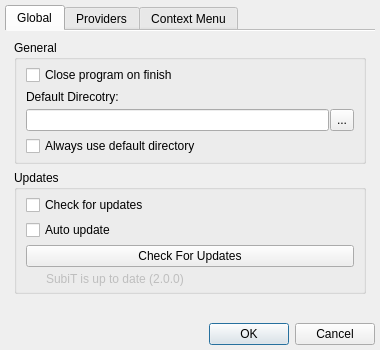
<?xml version="1.0" encoding="UTF-8"?>
<ui version="4.0">
 <class>SettingsQDialog</class>
 <widget class="QDialog" name="SettingsQDialog">
  <property name="windowModality">
   <enum>Qt::NonModal</enum>
  </property>
  <property name="enabled">
   <bool>true</bool>
  </property>
  <property name="geometry">
   <rect>
    <x>0</x>
    <y>0</y>
    <width>380</width>
    <height>350</height>
   </rect>
  </property>
  <property name="sizePolicy">
   <sizepolicy hsizetype="Ignored" vsizetype="Ignored">
    <horstretch>0</horstretch>
    <verstretch>0</verstretch>
   </sizepolicy>
  </property>
  <property name="minimumSize">
   <size>
    <width>380</width>
    <height>350</height>
   </size>
  </property>
  <property name="maximumSize">
   <size>
    <width>380</width>
    <height>350</height>
   </size>
  </property>
  <property name="sizeIncrement">
   <size>
    <width>1</width>
    <height>1</height>
   </size>
  </property>
  <property name="baseSize">
   <size>
    <width>380</width>
    <height>380</height>
   </size>
  </property>
  <property name="windowTitle">
   <string>Settings</string>
  </property>
  <property name="windowIcon">
   <iconset resource="images.qrc">
    <normaloff>:/Global/icon-icon.png</normaloff>:/Global/icon-icon.png</iconset>
  </property>
  <property name="layoutDirection">
   <enum>Qt::LeftToRight</enum>
  </property>
  <property name="sizeGripEnabled">
   <bool>false</bool>
  </property>
  <layout class="QGridLayout" name="gridLayout_6">
   <property name="sizeConstraint">
    <enum>QLayout::SetDefaultConstraint</enum>
   </property>
   <property name="margin">
    <number>5</number>
   </property>
   <item row="0" column="0">
    <widget class="QTabWidget" name="settingsTabWidget">
     <property name="maximumSize">
      <size>
       <width>16777213</width>
       <height>16777215</height>
      </size>
     </property>
     <property name="layoutDirection">
      <enum>Qt::LeftToRight</enum>
     </property>
     <property name="tabPosition">
      <enum>QTabWidget::North</enum>
     </property>
     <property name="tabShape">
      <enum>QTabWidget::Rounded</enum>
     </property>
     <property name="currentIndex">
      <number>0</number>
     </property>
     <property name="iconSize">
      <size>
       <width>24</width>
       <height>24</height>
      </size>
     </property>
     <property name="elideMode">
      <enum>Qt::ElideNone</enum>
     </property>
     <property name="usesScrollButtons">
      <bool>false</bool>
     </property>
     <property name="documentMode">
      <bool>true</bool>
     </property>
     <property name="tabsClosable">
      <bool>false</bool>
     </property>
     <property name="movable">
      <bool>false</bool>
     </property>
     <widget class="QWidget" name="globalTab">
      <attribute name="icon">
       <iconset resource="images.qrc">
        <normaloff>:/Settings/icon-settings-global.png</normaloff>:/Settings/icon-settings-global.png</iconset>
      </attribute>
      <attribute name="title">
       <string>Global</string>
      </attribute>
      <layout class="QVBoxLayout" name="verticalLayout_4">
       <item>
        <widget class="QGroupBox" name="generalGroupBox">
         <property name="title">
          <string>General</string>
         </property>
         <property name="flat">
          <bool>false</bool>
         </property>
         <layout class="QVBoxLayout" name="verticalLayout">
          <property name="spacing">
           <number>5</number>
          </property>
          <property name="topMargin">
           <number>5</number>
          </property>
          <property name="bottomMargin">
           <number>5</number>
          </property>
          <item>
           <widget class="QCheckBox" name="closeOnFinishCheckBox">
            <property name="text">
             <string>Close program on finish</string>
            </property>
           </widget>
          </item>
          <item>
           <widget class="QLabel" name="defaultDirectoryLabel">
            <property name="text">
             <string>Default Direcotry:</string>
            </property>
           </widget>
          </item>
          <item>
           <layout class="QHBoxLayout" name="defaultDirectoryLayout" stretch="100,1">
            <property name="spacing">
             <number>1</number>
            </property>
            <item>
             <widget class="QLineEdit" name="defaultDirectoryLineEdit">
              <property name="sizePolicy">
               <sizepolicy hsizetype="Preferred" vsizetype="Preferred">
                <horstretch>0</horstretch>
                <verstretch>0</verstretch>
               </sizepolicy>
              </property>
             </widget>
            </item>
            <item>
             <widget class="QToolButton" name="defaultDirectoryBrowseButton">
              <property name="sizePolicy">
               <sizepolicy hsizetype="Preferred" vsizetype="Preferred">
                <horstretch>0</horstretch>
                <verstretch>0</verstretch>
               </sizepolicy>
              </property>
              <property name="text">
               <string>...</string>
              </property>
             </widget>
            </item>
           </layout>
          </item>
          <item>
           <widget class="QCheckBox" name="alwaysUseDefaultDirCheckBox">
            <property name="text">
             <string>Always use default directory</string>
            </property>
           </widget>
          </item>
         </layout>
        </widget>
       </item>
       <item>
        <widget class="QGroupBox" name="updatesGroupBox">
         <property name="title">
          <string>Updates</string>
         </property>
         <property name="flat">
          <bool>false</bool>
         </property>
         <layout class="QVBoxLayout" name="verticalLayout_2">
          <property name="spacing">
           <number>5</number>
          </property>
          <property name="topMargin">
           <number>5</number>
          </property>
          <property name="bottomMargin">
           <number>5</number>
          </property>
          <item>
           <widget class="QCheckBox" name="checkForUpdatesCheckBox">
            <property name="text">
             <string>Check for updates</string>
            </property>
           </widget>
          </item>
          <item>
           <widget class="QCheckBox" name="autoUpdateCheckBox">
            <property name="text">
             <string>Auto update</string>
            </property>
           </widget>
          </item>
          <item>
           <widget class="QPushButton" name="checkForUpdatesButton">
            <property name="text">
             <string>Check For Updates</string>
            </property>
            <property name="autoDefault">
             <bool>false</bool>
            </property>
           </widget>
          </item>
          <item>
           <layout class="QHBoxLayout" name="versionStatusLayout" stretch="1,20">
            <item>
             <widget class="QLabel" name="versionStatusIconLabel">
              <property name="pixmap">
               <pixmap resource="images.qrc">:/Update/icon-update-latest.png</pixmap>
              </property>
             </widget>
            </item>
            <item>
             <widget class="QLabel" name="versionStatusTextLabel">
              <property name="enabled">
               <bool>false</bool>
              </property>
              <property name="minimumSize">
               <size>
                <width>0</width>
                <height>0</height>
               </size>
              </property>
              <property name="maximumSize">
               <size>
                <width>16777215</width>
                <height>16777215</height>
               </size>
              </property>
              <property name="text">
               <string>SubiT is up to date (2.0.0)</string>
              </property>
              <property name="textFormat">
               <enum>Qt::PlainText</enum>
              </property>
              <property name="scaledContents">
               <bool>true</bool>
              </property>
              <property name="wordWrap">
               <bool>false</bool>
              </property>
             </widget>
            </item>
           </layout>
          </item>
         </layout>
        </widget>
       </item>
       <item>
        <spacer name="verticalSpacer">
         <property name="orientation">
          <enum>Qt::Vertical</enum>
         </property>
         <property name="sizeHint" stdset="0">
          <size>
           <width>20</width>
           <height>40</height>
          </size>
         </property>
        </spacer>
       </item>
      </layout>
     </widget>
     <widget class="QWidget" name="providersTab">
      <attribute name="icon">
       <iconset resource="images.qrc">
        <normaloff>:/Settings/icon-settings-providers.png</normaloff>:/Settings/icon-settings-providers.png</iconset>
      </attribute>
      <attribute name="title">
       <string>Providers</string>
      </attribute>
      <layout class="QVBoxLayout" name="verticalLayout_5">
       <item>
        <widget class="QGroupBox" name="providersGroupBpx">
         <property name="title">
          <string/>
         </property>
         <property name="flat">
          <bool>false</bool>
         </property>
         <layout class="QVBoxLayout" name="verticalLayout_3">
          <item>
           <layout class="QVBoxLayout" name="verticalLayout_7">
            <item>
             <widget class="QLabel" name="label">
              <property name="text">
               <string>Langauge Order:</string>
              </property>
              <property name="alignment">
               <set>Qt::AlignLeading|Qt::AlignLeft|Qt::AlignTop</set>
              </property>
             </widget>
            </item>
            <item>
             <layout class="QHBoxLayout" name="horizontalLayout_3">
              <item>
               <widget class="QListWidget" name="advancedLanguageListWidget">
                <property name="verticalScrollBarPolicy">
                 <enum>Qt::ScrollBarAlwaysOn</enum>
                </property>
               </widget>
              </item>
              <item>
               <layout class="QVBoxLayout" name="verticalLayout_12" stretch="0,0">
                <property name="spacing">
                 <number>0</number>
                </property>
                <property name="sizeConstraint">
                 <enum>QLayout::SetNoConstraint</enum>
                </property>
                <property name="margin">
                 <number>0</number>
                </property>
                <item>
                 <widget class="QToolButton" name="languageUpToolButton">
                  <property name="minimumSize">
                   <size>
                    <width>50</width>
                    <height>0</height>
                   </size>
                  </property>
                  <property name="maximumSize">
                   <size>
                    <width>50</width>
                    <height>16777215</height>
                   </size>
                  </property>
                  <property name="text">
                   <string>...</string>
                  </property>
                  <property name="icon">
                   <iconset resource="images.qrc">
                    <normaloff>:/Settings/icon-settings-uparrow.png</normaloff>:/Settings/icon-settings-uparrow.png</iconset>
                  </property>
                  <property name="arrowType">
                   <enum>Qt::NoArrow</enum>
                  </property>
                 </widget>
                </item>
                <item>
                 <widget class="QToolButton" name="languageDownToolButton">
                  <property name="minimumSize">
                   <size>
                    <width>50</width>
                    <height>0</height>
                   </size>
                  </property>
                  <property name="maximumSize">
                   <size>
                    <width>50</width>
                    <height>16777215</height>
                   </size>
                  </property>
                  <property name="text">
                   <string>...</string>
                  </property>
                  <property name="icon">
                   <iconset resource="images.qrc">
                    <normaloff>:/Settings/icon-settings-downarrow.png</normaloff>:/Settings/icon-settings-downarrow.png</iconset>
                  </property>
                  <property name="arrowType">
                   <enum>Qt::NoArrow</enum>
                  </property>
                 </widget>
                </item>
               </layout>
              </item>
             </layout>
            </item>
           </layout>
          </item>
          <item>
           <layout class="QVBoxLayout" name="verticalLayout_11">
            <item>
             <widget class="QLabel" name="label_2">
              <property name="text">
               <string>Providers Order:</string>
              </property>
              <property name="alignment">
               <set>Qt::AlignLeading|Qt::AlignLeft|Qt::AlignTop</set>
              </property>
             </widget>
            </item>
            <item>
             <layout class="QHBoxLayout" name="horizontalLayout_2">
              <item>
               <widget class="QListWidget" name="advancedProvidersListWidget">
                <property name="verticalScrollBarPolicy">
                 <enum>Qt::ScrollBarAlwaysOn</enum>
                </property>
               </widget>
              </item>
              <item>
               <layout class="QVBoxLayout" name="verticalLayout_6">
                <property name="spacing">
                 <number>0</number>
                </property>
                <property name="sizeConstraint">
                 <enum>QLayout::SetNoConstraint</enum>
                </property>
                <property name="margin">
                 <number>0</number>
                </property>
                <item>
                 <widget class="QToolButton" name="providerUpTooButton">
                  <property name="minimumSize">
                   <size>
                    <width>50</width>
                    <height>0</height>
                   </size>
                  </property>
                  <property name="maximumSize">
                   <size>
                    <width>50</width>
                    <height>16777215</height>
                   </size>
                  </property>
                  <property name="text">
                   <string>...</string>
                  </property>
                  <property name="icon">
                   <iconset resource="images.qrc">
                    <normaloff>:/Settings/icon-settings-uparrow.png</normaloff>:/Settings/icon-settings-uparrow.png</iconset>
                  </property>
                  <property name="arrowType">
                   <enum>Qt::NoArrow</enum>
                  </property>
                 </widget>
                </item>
                <item>
                 <widget class="QToolButton" name="providerDownToolButton">
                  <property name="minimumSize">
                   <size>
                    <width>50</width>
                    <height>0</height>
                   </size>
                  </property>
                  <property name="maximumSize">
                   <size>
                    <width>50</width>
                    <height>16777215</height>
                   </size>
                  </property>
                  <property name="text">
                   <string>...</string>
                  </property>
                  <property name="icon">
                   <iconset resource="images.qrc">
                    <normaloff>:/Settings/icon-settings-downarrow.png</normaloff>:/Settings/icon-settings-downarrow.png</iconset>
                  </property>
                  <property name="arrowType">
                   <enum>Qt::NoArrow</enum>
                  </property>
                 </widget>
                </item>
               </layout>
              </item>
             </layout>
            </item>
           </layout>
          </item>
         </layout>
        </widget>
       </item>
       <item>
        <widget class="QGroupBox" name="versionsRankingGroupBox">
         <property name="title">
          <string>Versions ranking</string>
         </property>
         <layout class="QVBoxLayout" name="verticalLayout_13">
          <item>
           <widget class="QCheckBox" name="rankUsingPropertiesCheckBox">
            <property name="text">
             <string>Rank using only Resolution and Audio proprerties</string>
            </property>
           </widget>
          </item>
         </layout>
        </widget>
       </item>
      </layout>
     </widget>
     <widget class="QWidget" name="associationTab">
      <attribute name="icon">
       <iconset resource="images.qrc">
        <normaloff>:/Settings/icon-settings-association.png</normaloff>:/Settings/icon-settings-association.png</iconset>
      </attribute>
      <attribute name="title">
       <string>Context Menu</string>
      </attribute>
      <layout class="QVBoxLayout" name="verticalLayout_9" stretch="20,0">
       <item>
        <widget class="QGroupBox" name="fileExtensionsGroupBpx">
         <property name="title">
          <string/>
         </property>
         <property name="flat">
          <bool>false</bool>
         </property>
         <layout class="QVBoxLayout" name="verticalLayout_8">
          <item>
           <widget class="QCheckBox" name="associateExtensionsCheckBox">
            <property name="text">
             <string>Associate extensions</string>
            </property>
            <property name="checked">
             <bool>false</bool>
            </property>
           </widget>
          </item>
          <item>
           <widget class="QGroupBox" name="extensionsGroupBox">
            <property name="enabled">
             <bool>false</bool>
            </property>
            <property name="flat">
             <bool>true</bool>
            </property>
            <layout class="QVBoxLayout" name="extensionsWholeLayout">
             <item>
              <widget class="QLabel" name="extensionsSelectionLabel">
               <property name="text">
                <string>Select file extensions for right click menu:</string>
               </property>
              </widget>
             </item>
             <item>
              <layout class="QHBoxLayout" name="extensionsLayout">
               <property name="spacing">
                <number>5</number>
               </property>
               <item>
                <widget class="QListWidget" name="extensionsListWidget">
                 <property name="minimumSize">
                  <size>
                   <width>0</width>
                   <height>80</height>
                  </size>
                 </property>
                 <property name="maximumSize">
                  <size>
                   <width>16777215</width>
                   <height>80</height>
                  </size>
                 </property>
                 <property name="verticalScrollBarPolicy">
                  <enum>Qt::ScrollBarAsNeeded</enum>
                 </property>
                </widget>
               </item>
               <item>
                <layout class="QVBoxLayout" name="verticalLayout_10">
                 <property name="spacing">
                  <number>1</number>
                 </property>
                 <property name="sizeConstraint">
                  <enum>QLayout::SetFixedSize</enum>
                 </property>
                 <property name="topMargin">
                  <number>30</number>
                 </property>
                 <property name="bottomMargin">
                  <number>30</number>
                 </property>
                 <item>
                  <widget class="QToolButton" name="extensionsAddToolButton">
                   <property name="sizePolicy">
                    <sizepolicy hsizetype="Expanding" vsizetype="Expanding">
                     <horstretch>0</horstretch>
                     <verstretch>0</verstretch>
                    </sizepolicy>
                   </property>
                   <property name="maximumSize">
                    <size>
                     <width>16777215</width>
                     <height>16777215</height>
                    </size>
                   </property>
                   <property name="text">
                    <string>Add</string>
                   </property>
                   <property name="icon">
                    <iconset resource="images.qrc">
                     <normaloff>:/Settings/icon-settings-add.png</normaloff>:/Settings/icon-settings-add.png</iconset>
                   </property>
                   <property name="toolButtonStyle">
                    <enum>Qt::ToolButtonTextBesideIcon</enum>
                   </property>
                   <property name="arrowType">
                    <enum>Qt::NoArrow</enum>
                   </property>
                  </widget>
                 </item>
                 <item>
                  <widget class="QToolButton" name="extensionsDeleteToolButton">
                   <property name="sizePolicy">
                    <sizepolicy hsizetype="Expanding" vsizetype="Expanding">
                     <horstretch>0</horstretch>
                     <verstretch>0</verstretch>
                    </sizepolicy>
                   </property>
                   <property name="text">
                    <string>Delete</string>
                   </property>
                   <property name="icon">
                    <iconset resource="images.qrc">
                     <normaloff>:/Settings/icon-settings-remove.png</normaloff>:/Settings/icon-settings-remove.png</iconset>
                   </property>
                   <property name="toolButtonStyle">
                    <enum>Qt::ToolButtonTextBesideIcon</enum>
                   </property>
                   <property name="arrowType">
                    <enum>Qt::NoArrow</enum>
                   </property>
                  </widget>
                 </item>
                </layout>
               </item>
              </layout>
             </item>
            </layout>
           </widget>
          </item>
         </layout>
        </widget>
       </item>
       <item>
        <spacer name="verticalSpacer_3">
         <property name="orientation">
          <enum>Qt::Vertical</enum>
         </property>
         <property name="sizeType">
          <enum>QSizePolicy::Maximum</enum>
         </property>
         <property name="sizeHint" stdset="0">
          <size>
           <width>20</width>
           <height>80</height>
          </size>
         </property>
        </spacer>
       </item>
      </layout>
     </widget>
    </widget>
   </item>
   <item row="2" column="0">
    <layout class="QHBoxLayout" name="horizontalLayout">
     <item>
      <spacer name="horizontalSpacer">
       <property name="orientation">
        <enum>Qt::Horizontal</enum>
       </property>
       <property name="sizeHint" stdset="0">
        <size>
         <width>40</width>
         <height>20</height>
        </size>
       </property>
      </spacer>
     </item>
     <item>
      <widget class="QPushButton" name="okPushButton">
       <property name="styleSheet">
        <string notr="true"/>
       </property>
       <property name="text">
        <string>OK</string>
       </property>
       <property name="icon">
        <iconset resource="images.qrc">
         <normaloff>:/Settings/icon-settings-ok.png</normaloff>:/Settings/icon-settings-ok.png</iconset>
       </property>
       <property name="iconSize">
        <size>
         <width>16</width>
         <height>16</height>
        </size>
       </property>
      </widget>
     </item>
     <item>
      <widget class="QPushButton" name="cancelPushButton">
       <property name="styleSheet">
        <string notr="true"/>
       </property>
       <property name="text">
        <string>Cancel</string>
       </property>
       <property name="icon">
        <iconset resource="images.qrc">
         <normaloff>:/Settings/icon-settings-cancel.png</normaloff>:/Settings/icon-settings-cancel.png</iconset>
       </property>
       <property name="iconSize">
        <size>
         <width>16</width>
         <height>16</height>
        </size>
       </property>
       <property name="autoDefault">
        <bool>false</bool>
       </property>
      </widget>
     </item>
    </layout>
   </item>
  </layout>
 </widget>
 <resources>
  <include location="images.qrc"/>
 </resources>
 <connections>
  <connection>
   <sender>associateExtensionsCheckBox</sender>
   <signal>toggled(bool)</signal>
   <receiver>extensionsGroupBox</receiver>
   <slot>setEnabled(bool)</slot>
   <hints>
    <hint type="sourcelabel">
     <x>72</x>
     <y>83</y>
    </hint>
    <hint type="destinationlabel">
     <x>75</x>
     <y>112</y>
    </hint>
   </hints>
  </connection>
  <connection>
   <sender>checkForUpdatesCheckBox</sender>
   <signal>toggled(bool)</signal>
   <receiver>autoUpdateCheckBox</receiver>
   <slot>setEnabled(bool)</slot>
   <hints>
    <hint type="sourcelabel">
     <x>93</x>
     <y>195</y>
    </hint>
    <hint type="destinationlabel">
     <x>89</x>
     <y>217</y>
    </hint>
   </hints>
  </connection>
  <connection>
   <sender>cancelPushButton</sender>
   <signal>clicked()</signal>
   <receiver>SettingsQDialog</receiver>
   <slot>close()</slot>
   <hints>
    <hint type="sourcelabel">
     <x>373</x>
     <y>343</y>
    </hint>
    <hint type="destinationlabel">
     <x>189</x>
     <y>174</y>
    </hint>
   </hints>
  </connection>
  <connection>
   <sender>associateExtensionsCheckBox</sender>
   <signal>toggled(bool)</signal>
   <receiver>extensionsGroupBox</receiver>
   <slot>setEnabled(bool)</slot>
   <hints>
    <hint type="sourcelabel">
     <x>30</x>
     <y>74</y>
    </hint>
    <hint type="destinationlabel">
     <x>41</x>
     <y>100</y>
    </hint>
   </hints>
  </connection>
 </connections>
</ui>
